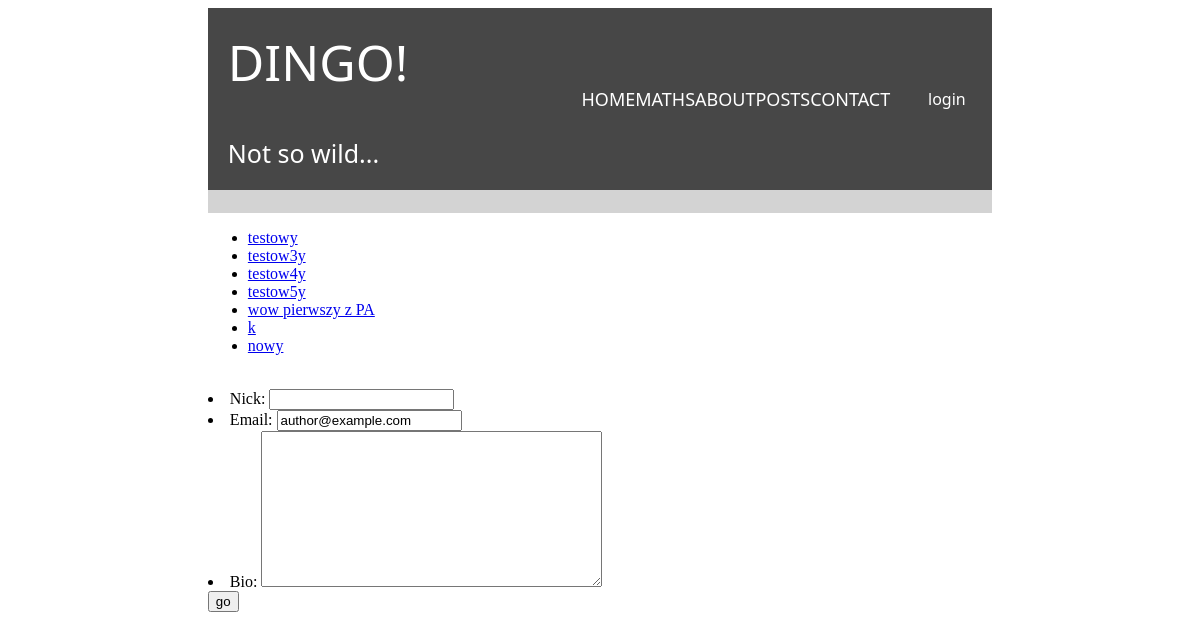
The page /authors/list on the database as committed earlier.
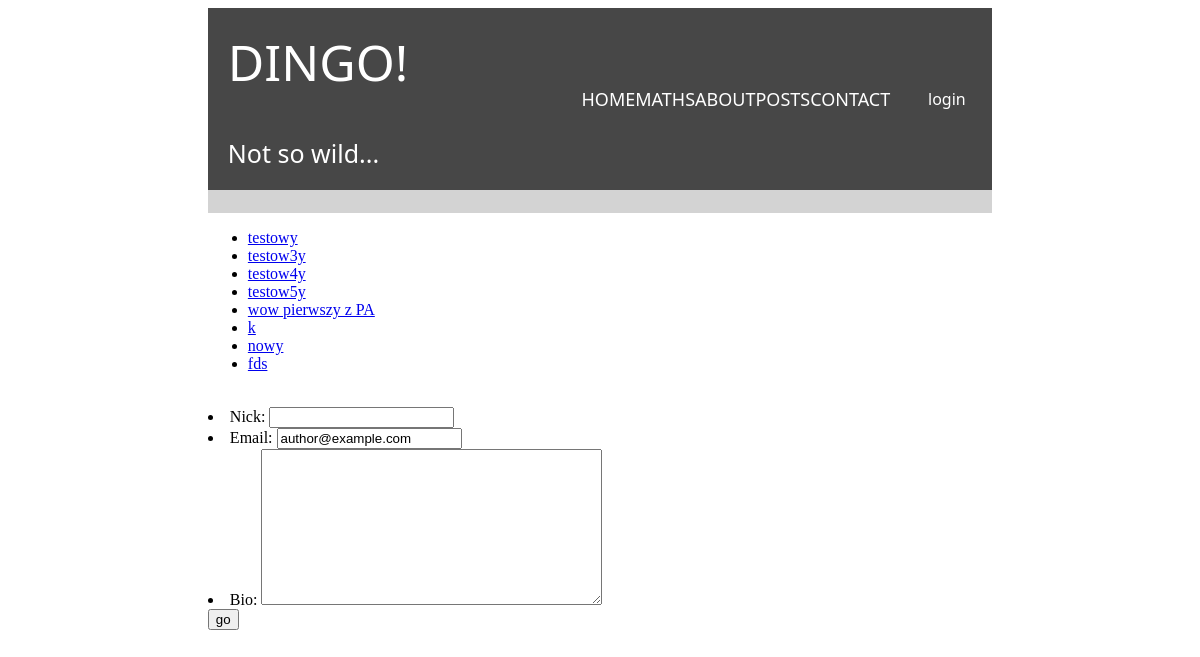
The same page on the database as committed later.
### posts/models.py (models this page shows, shortened)
class Author(models.Model):
   nick = models.CharField(max_length=30)
   email = models.EmailField(default='author@example.com')
   bio = models.TextField(blank=True)

### posts/views.py (the view, shortened to what this page needs)
# urls.py: path('authors/list', authors_list, name='authors_list'),
def authors_list(request):
    authors_list = Author.objects.all()
    form = AuthorForm()
    return render(
        request = request,
        template_name="posts/authors_list.html",
        context = {'authors_list': authors_list,
                   'form': form
                   }
    )

### posts/forms.py
class AuthorForm(forms.ModelForm):
    class Meta:
        model = Author
        fields = "__all__"

### posts/templates/posts/authors_list.html (shortened to what this page needs)
{% extends 'greetings/main.html' %}
{% block content %}
<ul>
    {% for a in authors_list %}
        <li><a href="{% url "posts:author_details" a.id %}">{{ a.nick }}</a></li>
    {% endfor %}
</ul>
<br>
<form method="post">
    {{ form.as_ul }}
    <input type="submit" value="go">
</form>
{% endblock %}

Rows that differ between the two databases and show on the page:
added Author: nick "fds"
